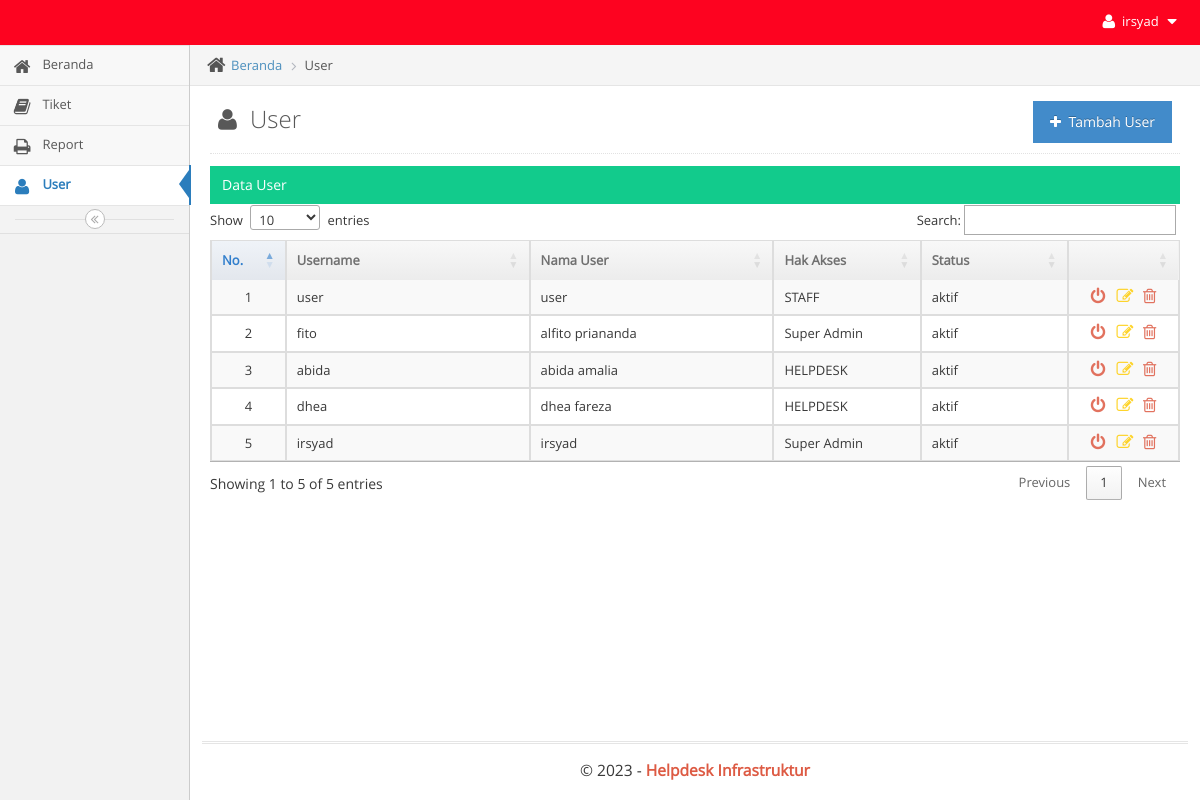
/main.php?module=user (signed in), run on the app's committed database.
### tables this page shows
CREATE TABLE `user` (
  `id_user` smallint(6) NOT NULL,
  `username` varchar(50) NOT NULL,
  `nama_user` varchar(50) NOT NULL,
  `password` varchar(50) NOT NULL,
  `departemen` varchar(100) NOT NULL,
  `email` varchar(50) NOT NULL,
  `telepon` varchar(13) NOT NULL,
  `hak_akses` enum('Super Admin','STAFF','HELPDESK') NOT NULL,
  `status` enum('aktif','blokir') NOT NULL DEFAULT 'aktif',
  `created_at` timestamp NOT NULL DEFAULT current_timestamp(),
  `updated_at` timestamp NOT NULL DEFAULT current_timestamp() ON UPDATE current_timestamp()
);

### modules/user/view.php (the view, shortened to what this page needs)
<div class="breadcrumbs breadcrumbs-fixed" id="breadcrumbs">
	<ul class="breadcrumb">
		<li>
			<i class="ace-icon fa fa-home home-icon"></i>
			<a href="?module=beranda">Beranda</a>
		</li>
		<li href="?module=user" class="active">User</li>
	</ul>
</div>
<div class="page-content">
	<div class="page-header">
		<h1 style="color:#585858">
			<i style="margin-right:7px" class="ace-icon fa fa-user"></i> User
			<a href="?module=form_user&form=add">
                <button class="btn btn-primary pull-right">
					<i class="ace-icon fa fa-plus"></i> Tambah User
				</button>
            </a>
		</h1>
	</div>
	<div class="row">
		<div class="col-xs-12">
			<div class="row">
				<div class="col-xs-12">
					<div class="table-header">
						Data User
					</div>
					<div>
						<table id="dynamic-table" class="table table-striped table-bordered table-hover">
							<thead>
								<tr>
									<th>No.</th>
									<th>Username</th>
									<th>Nama User</th>
									<th>Hak Akses</th>
									<th>Status</th>
									<th></th>
								</tr>
							</thead>
							<tbody>
							<?php
							$no = 1;
							$query = mysqli_query($mysqli, "SELECT * FROM user WHERE id_user!='0' ORDER BY id_user DESC")
															or die('Ada kesalahan pada query tampil data user: '.mysqli_error($mysqli));
                            while ($data = mysqli_fetch_assoc($query)) {
                            ?>
                            	<tr>
									<td width="40" class="center"><?php echo $no; ?></td>
									<td width="180" ><?php echo $data['username']; ?></td>
									<td width="180" ><?php echo $data['nama_user']; ?></td>
									<td width="100" ><?php echo $data['hak_akses']; ?></td>
									<td width="100" ><?php echo $data['status']; ?></td>
									<td width="70" class="center">
										<div class="action-buttons">
										<?php
										if ($data['status']=='aktif') { ?>
											<a data-rel="tooltip" data-placement="top" title="Blokir" style="margin-right:5px" class="red tooltip-error" href="modules/user/proses.php?act=off&id=<?php echo $data['id_user'];?>">
												<i class="ace-icon fa fa-power-off bigger-130"></i>
											</a>
										<?php
										} else { ?>
											<a data-rel="tooltip" data-placement="top" title="Aktif" style="margin-right:5px" class="green tooltip-success" href="modules/user/proses.php?act=on&id=<?php echo $data['id_user'];?>">
												<i class="ace-icon fa fa-check-square-o bigger-130"></i>
											</a>
										<?php
										}
										?>
											<a data-rel="tooltip" data-placement="top" title="Ubah" class="blue tooltip-info" href="?module=form_user&form=edit&id=<?php echo $data['id_user']; ?>">
												<i class="ace-icon fa fa-edit bigger-130"></i>
											</a>
											<a data-rel="tooltip" data-placement="top" title="Hapus" class="red tooltip-error" href="modules/user/proses.php?act=delete&id=<?php echo $data['id_user'];?>" onclick="return confirm('Anda yakin ingin menghapus data user <?php echo $data['username']; ?> ?');">
												<i class="ace-icon fa fa-trash-o bigger-130"></i>
											</a>
										</div>
									</td>
								</tr>
							<?php
                            	$no++;
                            } ?>
							</tbody>
						</table>
					</div>
				</div>
			</div>
		</div>
	</div>
</div>

### data on the page
user: username "user", nama_user "user", hak_akses "STAFF", status "aktif"
user: username "fito", nama_user "alfito priananda", hak_akses "Super Admin", status "aktif"
user: username "abida", nama_user "abida amalia", hak_akses "HELPDESK", status "aktif"
user: username "dhea", nama_user "dhea fareza", hak_akses "HELPDESK", status "aktif"
user: username "irsyad", nama_user "irsyad", hak_akses "Super Admin", status "aktif"

### other printed values
$_SESSION['username'] "irsyad"
